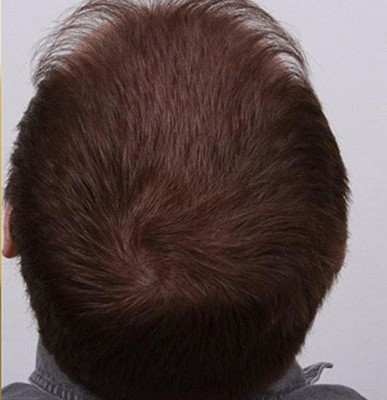
%> input picture All_team_project/SakshiSinha_99007560/4_TestResults/hair21.jpg, 387 x 400 px
$ octave Face_Recognition.m   (GNU Octave 9; MATLAB toolbox functions it lacks are replaced by stand-ins)
%> lines starting %> are read from the running program, lines starting %| are printed output that depends on the picture
h2 = imread('hair21.jpg');
%> h2 is the input picture: size 400x387x3 uint8; mean R, G, B 92, 76.9, 75.7
imshow(h2)
R2 = h2(:,:,1);
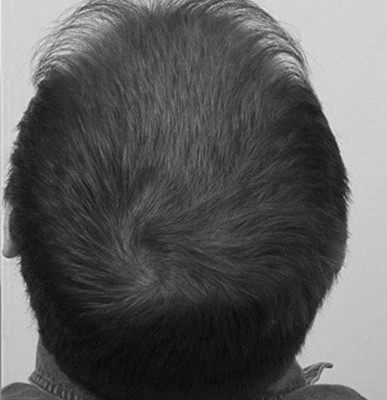
%> R2: size 400x387 uint8; min 6, max 237, mean 92
imshow(R2)

%to grayscale
red2=h2(:,:,1);
green2=h2(:,:,2);
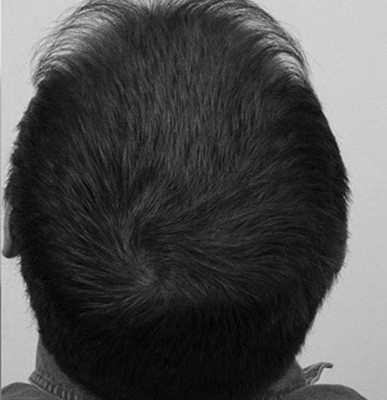
%> green2: size 400x387 uint8; min 0, max 231, mean 76.9
%> (the run ends here)

$ run again, with All_team_project/SakshiSinha_99007560/4_TestResults/hair22.jpg copied over All_team_project/SakshiSinha_99007560/4_TestResults/hair21.jpg
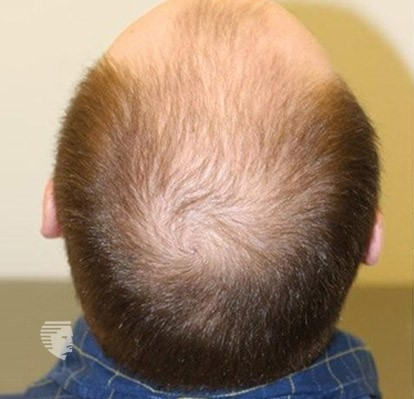
%> input picture All_team_project/SakshiSinha_99007560/4_TestResults/hair22.jpg, 414 x 399 px
%> h2 is the input picture: size 399x414x3 uint8; mean R, G, B 161.2, 135, 109.7
%> `R2 = h2(:,:,1);`:
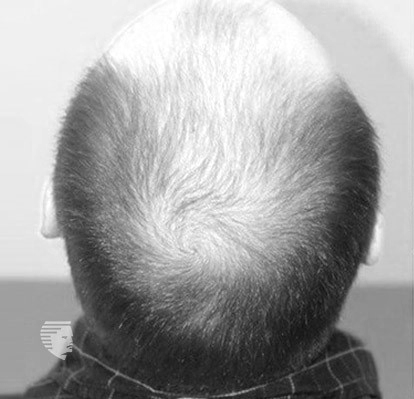
%> R2: size 399x414 uint8; min 14, max 255, mean 161.2
%> `green2=h2(:,:,2);`:
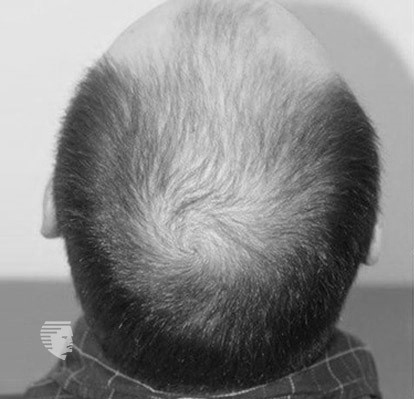
%> green2: size 399x414 uint8; min 4, max 233, mean 135

$ run again, with All_team_project/SakshiSinha_99007560/4_TestResults/hair25.jpg copied over All_team_project/SakshiSinha_99007560/4_TestResults/hair21.jpg
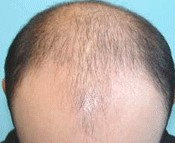
%> input picture All_team_project/SakshiSinha_99007560/4_TestResults/hair25.jpg, 175 x 143 px
%> h2 is the input picture: size 143x175x3 uint8; mean R, G, B 178.1, 162.7, 154.8
%> `R2 = h2(:,:,1);`:
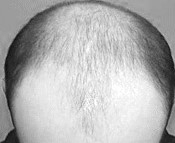
%> R2: size 143x175 uint8; min 12, max 255, mean 178.1
%> `green2=h2(:,:,2);`:
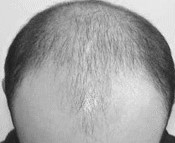
%> green2: size 143x175 uint8; min 27, max 247, mean 162.7

$ run again, with All_team_project/SakshiSinha_99007560/4_TestResults/hair26.jpg copied over All_team_project/SakshiSinha_99007560/4_TestResults/hair21.jpg
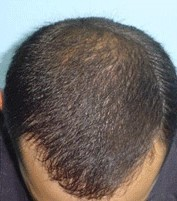
%> input picture All_team_project/SakshiSinha_99007560/4_TestResults/hair26.jpg, 177 x 201 px
%> h2 is the input picture: size 201x177x3 uint8; mean R, G, B 113, 106.7, 102.9
%> `R2 = h2(:,:,1);`:
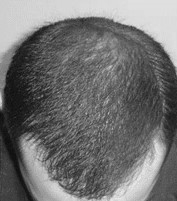
%> R2: size 201x177 uint8; min 10, max 236, mean 113
%> `green2=h2(:,:,2);`:
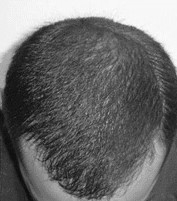
%> green2: size 201x177 uint8; min 9, max 255, mean 106.7
